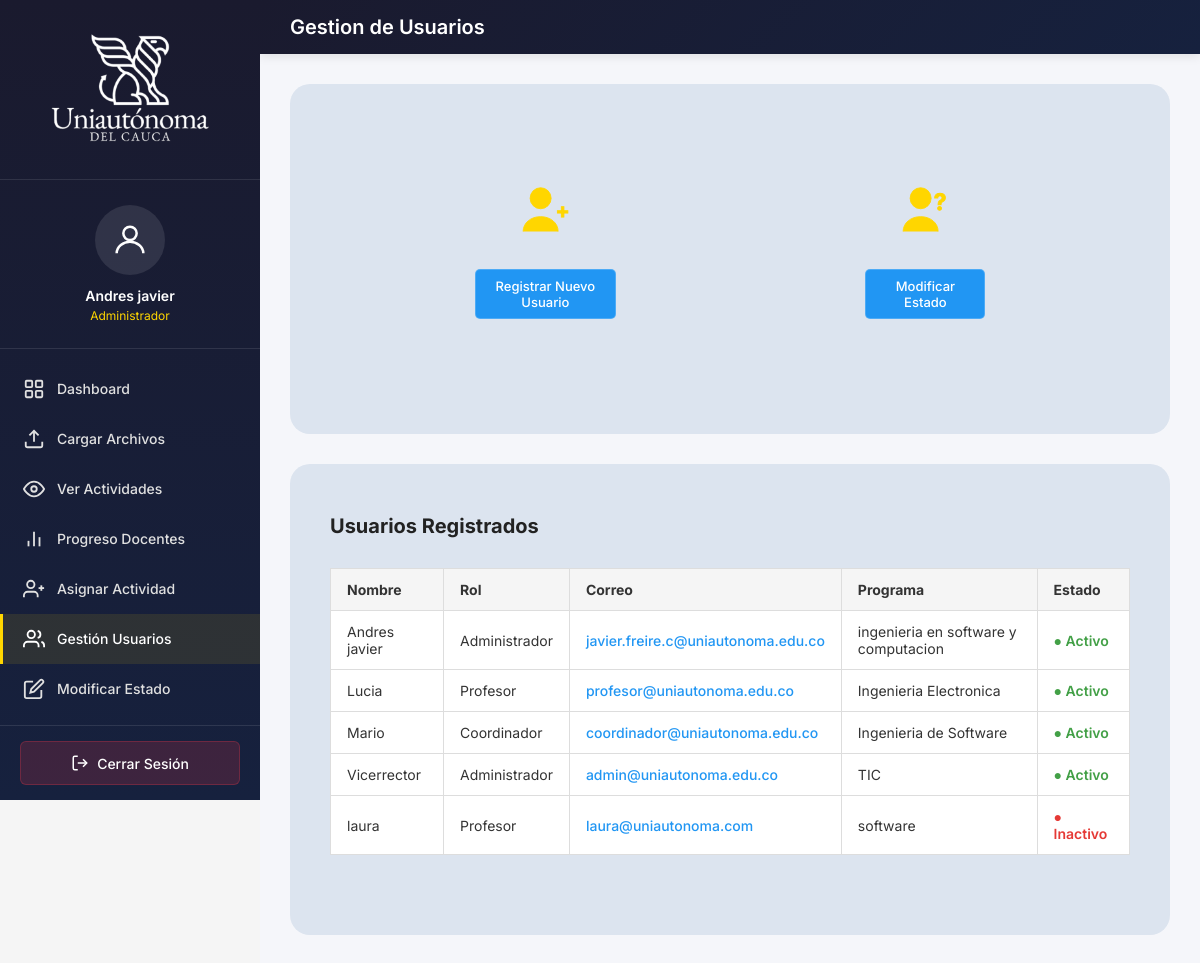
/accounts/usuarios/ (signed in), run on an earlier commit of the app's database.
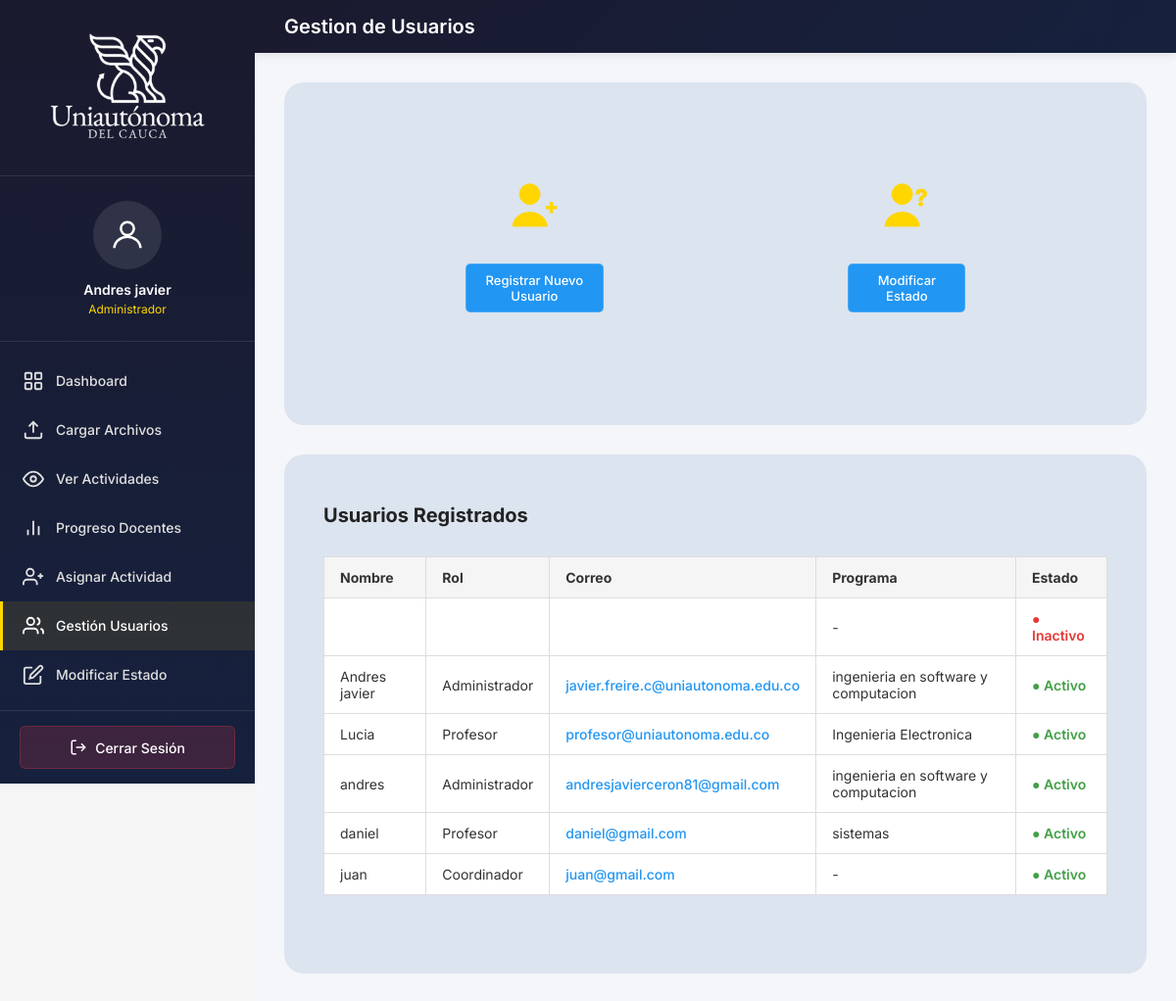
And on a later commit of the database.
### accounts/models.py (models this page shows, shortened)
class Usuario(AbstractUser):
    ROLES = (
        ('administrador', 'Administrador'),
        ('coordinador', 'Coordinador'),
        ('profesor', 'Profesor'),
    )
    ESTADOS = (
        ('activo', 'Activo'),
        ('inactivo', 'Inactivo'),
    )
    rol = models.CharField(max_length=20, choices=ROLES, default='profesor')
    programa = models.CharField(max_length=100, blank=True, null=True)
    codigo = models.CharField(max_length=20, blank=True, null=True, unique=True)
    estado = models.CharField(max_length=10, choices=ESTADOS, default='activo')
    class Meta:
        verbose_name = 'Usuario'
        verbose_name_plural = 'Usuarios'
    @property
    def nombre_completo(self):
        return self.get_full_name() or self.username

### accounts/views.py (the view)
# urls.py: path('usuarios/', views.gestion_usuarios, name='gestion_usuarios'),
@login_required
@role_required('administrador')
def gestion_usuarios(request):
    usuarios = Usuario.objects.all().order_by('first_name')
    context = {
        'page_title': 'Gestion de Usuarios',
        'user_role': 'Administrador',
        'user_name': request.user.nombre_completo,
        'usuarios': usuarios,
    }
    return render(request, 'admin_panel/gestion_usuarios.html', context)

### templates/admin_panel/gestion_usuarios.html (shortened to what this page needs)
{% extends "base_sidebar.html" %}
{% load static %}
{% block sidebar_menu %}
<a href="{% url 'admin_dashboard' %}" class="sidebar-menu-item">
    <div class="sidebar-menu-icon">
        <svg viewBox="0 0 24 24" fill="none" stroke="currentColor" stroke-width="2">
            <rect x="3" y="3" width="7" height="7" rx="1"/>
            <rect x="14" y="3" width="7" height="7" rx="1"/>
            <rect x="3" y="14" width="7" height="7" rx="1"/>
            <rect x="14" y="14" width="7" height="7" rx="1"/>
        </svg>
    </div>
    <span class="sidebar-menu-text">Dashboard</span>
</a>
<a href="{% url 'cargar_archivos' %}" class="sidebar-menu-item">
    <div class="sidebar-menu-icon">
        <svg viewBox="0 0 24 24" fill="none" stroke="currentColor" stroke-width="2">
            <path d="M21 15v4a2 2 0 0 1-2 2H5a2 2 0 0 1-2-2v-4"/>
            <polyline points="17 8 12 3 7 8"/>
            <line x1="12" y1="3" x2="12" y2="15"/>
        </svg>
    </div>
    <span class="sidebar-menu-text">Cargar Archivos</span>
</a>
<a href="{% url 'visualizar_actividades_admin' %}" class="sidebar-menu-item">
    <div class="sidebar-menu-icon">
        <svg viewBox="0 0 24 24" fill="none" stroke="currentColor" stroke-width="2">
            <path d="M1 12s4-8 11-8 11 8 11 8-4 8-11 8-11-8-11-8z"/>
            <circle cx="12" cy="12" r="3"/>
        </svg>
    </div>
    <span class="sidebar-menu-text">Ver Actividades</span>
</a>
<a href="{% url 'progreso_docentes_admin' %}" class="sidebar-menu-item">
    <div class="sidebar-menu-icon">
        <svg viewBox="0 0 24 24" fill="none" stroke="currentColor" stroke-width="2">
            <line x1="18" y1="20" x2="18" y2="10"/>
            <line x1="12" y1="20" x2="12" y2="4"/>
            <line x1="6" y1="20" x2="6" y2="14"/>
        </svg>
    </div>
    <span class="sidebar-menu-text">Progreso Docentes</span>
</a>
<a href="{% url 'asignar_actividad' %}" class="sidebar-menu-item">
    <div class="sidebar-menu-icon">
        <svg viewBox="0 0 24 24" fill="none" stroke="currentColor" stroke-width="2">
            <path d="M16 21v-2a4 4 0 0 0-4-4H5a4 4 0 0 0-4 4v2"/>
            <circle cx="8.5" cy="7" r="4"/>
            <line x1="20" y1="8" x2="20" y2="14"/>
            <line x1="23" y1="11" x2="17" y2="11"/>
        </svg>
    </div>
    <span class="sidebar-menu-text">Asignar Actividad</span>
</a>
<a href="{% url 'gestion_usuarios' %}" class="sidebar-menu-item active">
    <div class="sidebar-menu-icon">
        <svg viewBox="0 0 24 24" fill="none" stroke="currentColor" stroke-width="2">
            <path d="M17 21v-2a4 4 0 0 0-4-4H5a4 4 0 0 0-4 4v2"/>
            <circle cx="9" cy="7" r="4"/>
            <path d="M23 21v-2a4 4 0 0 0-3-3.87"/>
            <path d="M16 3.13a4 4 0 0 1 0 7.75"/>
        </svg>
    </div>
    <span class="sidebar-menu-text">Gestión Usuarios</span>
</a>
<a href="{% url 'modificar_estado' %}" class="sidebar-menu-item">
    <div class="sidebar-menu-icon">
        <svg viewBox="0 0 24 24" fill="none" stroke="currentColor" stroke-width="2">
            <path d="M11 4H4a2 2 0 0 0-2 2v14a2 2 0 0 0 2 2h14a2 2 0 0 0 2-2v-7"/>
            <path d="M18.5 2.5a2.121 2.121 0 0 1 3 3L12 15l-4 1 1-4 9.5-9.5z"/>
        </svg>
    </div>
    <span class="sidebar-menu-text">Modificar Estado</span>
</a>
{% endblock %}
{% block content %}
<div class="content-card">
    <div class="module-grid">
        <a href="{% url 'registro_usuario' %}" class="module-item" id="mod-registrar">
            <div class="module-icon">
                <svg viewBox="0 0 80 80" xmlns="http://www.w3.org/2000/svg">
                    <circle cx="35" cy="22" r="12" fill="#FFD600" />
                    <path d="M15 60c0-10 9-17 20-17s20 7 20 17" fill="#FFD600" />
                    <text x="52" y="45" font-size="24" font-weight="bold" fill="#FFD600">+</text>
                </svg>
            </div>
            <span class="module-btn">Registrar Nuevo<br>Usuario</span>
        </a>
        <a href="{% url 'modificar_estado' %}" class="module-item" id="mod-modificar">
            <div class="module-icon">
                <svg viewBox="0 0 80 80" xmlns="http://www.w3.org/2000/svg">
                    <circle cx="35" cy="22" r="12" fill="#FFD600" />
                    <path d="M15 60c0-10 9-17 20-17s20 7 20 17" fill="#FFD600" />
                    <text x="50" y="35" font-size="26" font-weight="bold" fill="#FFD600">?</text>
                </svg>
            </div>
            <span class="module-btn">Modificar<br>Estado</span>
        </a>
    </div>
</div>
{% if usuarios %}
<div class="content-card" style="margin-top:30px;">
    <h2 class="form-subtitle">Usuarios Registrados</h2>
    <table class="data-table">
        <thead>
            <tr>
                <th>Nombre</th>
                <th>Rol</th>
                <th>Correo</th>
                <th>Programa</th>
                <th>Estado</th>
            </tr>
        </thead>
        <tbody>
            {% for usuario in usuarios %}
            <tr>
                <td>{{ usuario.nombre_completo }}</td>
                <td>{{ usuario.get_rol_display }}</td>
                <td><a href="mailto:{{ usuario.email }}">{{ usuario.email }}</a></td>
                <td>{{ usuario.programa|default:"-" }}</td>
                <td>
                    {% if usuario.estado == 'activo' %}
                    <span style="color:#43a047;font-weight:600;">● Activo</span>
                    {% else %}
                    <span style="color:#e53935;font-weight:600;">● Inactivo</span>
                    {% endif %}
                </td>
            </tr>
            {% endfor %}
        </tbody>
    </table>
</div>
{% endif %}
{% endblock %}

### templates/base_sidebar.html (shortened to what this page needs)
{% load static %}
<!DOCTYPE html>
<html lang="es">
<head>
    <link rel="stylesheet" href="{% static 'css/style.css' %}">
</head>
<body>
    <aside class="sidebar" id="sidebar">
        <div class="sidebar-header">
            <img src="{% static 'img/logo_white.png' %}" alt="Logo" class="sidebar-logo">
        </div>
        <div class="sidebar-user">
            <div class="sidebar-avatar">
                <svg viewBox="0 0 24 24" xmlns="http://www.w3.org/2000/svg">
                    <circle cx="12" cy="8" r="4" fill="none" stroke="white" stroke-width="1.5"/>
                    <path d="M4 20c0-4 4-7 8-7s8 3 8 7" fill="none" stroke="white" stroke-width="1.5"/>
                </svg>
            </div>
            <div class="sidebar-user-name">{{ user_name|default:user.get_full_name }}</div>
            <div class="sidebar-user-role">{{ user_role }}</div>
        </div>
        <nav class="sidebar-menu">
            {% block sidebar_menu %}{% endblock %}
        </nav>
        <div class="sidebar-footer">
            <a href="{% url 'logout' %}" class="sidebar-logout">
                <svg viewBox="0 0 24 24" fill="none" stroke="currentColor" stroke-width="2">
                    <path d="M9 21H5a2 2 0 0 1-2-2V5a2 2 0 0 1 2-2h4"/>
                    <polyline points="16 17 21 12 16 7"/>
                    <line x1="21" y1="12" x2="9" y2="12"/>
                </svg>
                Cerrar Sesión
            </a>
        </div>
    </aside>
    <div class="main-with-sidebar">
        <header class="header-sidebar">
            <h2 class="header-title-sidebar">{% block header_title %}{{ page_title }}{% endblock %}</h2>
        </header>
        <main class="content-area">
            {% block content %}{% endblock %}
        </main>
    </div>
</body>
</html>

### static/css/style.css (style rules this page uses)
*, *::before, *::after { margin: 0; padding: 0; box-sizing: border-box; }
html, body { height: 100%; font-family: 'Inter', sans-serif; background-color: #f5f5f5; color: #333; }
a { text-decoration: none; color: inherit; }
.content-card { background-color: #DCE4EF; border-radius: 20px; padding: 50px 40px; margin: 0 auto; max-width: 1000px; min-height: 350px; }
.module-grid { display: flex; justify-content: space-around; align-items: center; padding: 40px 20px; }
.module-item { display: flex; flex-direction: column; align-items: center; gap: 15px; text-decoration: none; }
.module-icon { width: 80px; height: 80px; display: flex; align-items: center; justify-content: center; }
.module-icon svg { width: 70px; height: 70px; fill: #FFD600; stroke: #FFD600; }
.module-btn { background-color: #2196F3; color: white; padding: 8px 20px; border-radius: 5px; font-size: 13px; font-weight: 500; text-align: center; border: 1px solid rgba(255, 255, 255, 0.2); min-width: 120px; }
.form-subtitle { font-size: 20px; font-weight: 700; margin-bottom: 30px; color: #222; }
.data-table { width: 100%; border-collapse: collapse; margin: 30px 0; background: white; }
.data-table th, .data-table td { padding: 12px 16px; text-align: left; border: 1px solid #ddd; font-size: 14px; }
.data-table th { background-color: #f5f5f5; font-weight: 700; }
.data-table a { color: #2196F3; font-weight: 500; }

### templates/base_sidebar.html (style rules this page uses)
.sidebar { position: fixed; top: 0; left: 0; height: 100vh; width: 260px; background: linear-gradient(180deg, #1a1a2e 0%, #16213e 100%); color: #fff; z-index: 1000; display: flex; flex-direction: column; transition: transform 0.3s ease; }
.sidebar-header { padding: 20px; text-align: center; border-bottom: 1px solid rgba(255,255,255,0.1); }
.sidebar-logo { max-width: 180px; height: auto; }
.sidebar-user { padding: 25px 20px; text-align: center; border-bottom: 1px solid rgba(255,255,255,0.1); }
.sidebar-avatar { width: 70px; height: 70px; border-radius: 50%; background: rgba(255,255,255,0.1); display: flex; align-items: center; justify-content: center; margin: 0 auto 12px; }
.sidebar-avatar svg { width: 40px; height: 40px; }
.sidebar-user-name { font-size: 14px; font-weight: 600; color: #fff; margin-bottom: 4px; }
.sidebar-user-role { font-size: 12px; color: #ffd600; }
.sidebar-menu { flex: 1; padding: 15px 0; overflow-y: auto; }
.sidebar-menu-item { display: flex; align-items: center; padding: 14px 20px; color: #e0e0e0; text-decoration: none; transition: all 0.2s ease; border-left: 3px solid transparent; }
.sidebar-menu-item.active { background: rgba(255,214,0,0.1); border-left-color: #ffd600; color: #fff; }
.sidebar-menu-icon { width: 22px; height: 22px; margin-right: 12px; flex-shrink: 0; }
.sidebar-menu-icon svg { width: 100%; height: 100%; }
.sidebar-menu-text { font-size: 14px; font-weight: 500; }
.sidebar-footer { padding: 15px 0; border-top: 1px solid rgba(255,255,255,0.1); }
.sidebar-logout { display: flex; align-items: center; justify-content: center; width: calc(100% - 40px); margin: 0 20px; padding: 12px; background: rgba(220,53,69,0.2); color: #fff; text-decoration: none; border-radius: 6px; font-size: 14px; font-weight: 500; transition: all 0.2s ease; border: 1px solid rgba(220,53,69,0.3); }
.sidebar-logout svg { width: 18px; height: 18px; margin-right: 8px; }
.main-with-sidebar { margin-left: 260px; min-height: 100vh; background: #f5f6fa; }
.header-sidebar { background: linear-gradient(135deg, #1a1a2e 0%, #16213e 100%); color: #fff; padding: 15px 30px; display: flex; align-items: center; justify-content: space-between; box-shadow: 0 2px 10px rgba(0,0,0,0.1); }
.header-title-sidebar { font-size: 20px; font-weight: 600; color: #fff; margin: 0; }
.content-area { padding: 30px; }

What changed in the data, as far as the page shows it:
removed Usuario: nombre_completo "Mario", rol "Coordinador", email "coordinador@uniautonoma.edu.co", programa "Ingenieria de Software", estado "● Activo"
removed Usuario: nombre_completo "Vicerrector", rol "Administrador", email "admin@uniautonoma.edu.co", programa "TIC", estado "● Activo"
removed Usuario: nombre_completo "laura", rol "Profesor", email "laura@uniautonoma.com", programa "software", estado "● Inactivo"
added Usuario: programa "-", estado "● Inactivo"
added Usuario: nombre_completo "andres", rol "Administrador", email "andresjavierceron81@gmail.com", programa "ingenieria en software y computacion", estado "● Activo"
added Usuario: nombre_completo "daniel", rol "Profesor", email "daniel@gmail.com", programa "sistemas", estado "● Activo"
added Usuario: nombre_completo "juan", rol "Coordinador", email "juan@gmail.com", programa "-", estado "● Activo"
